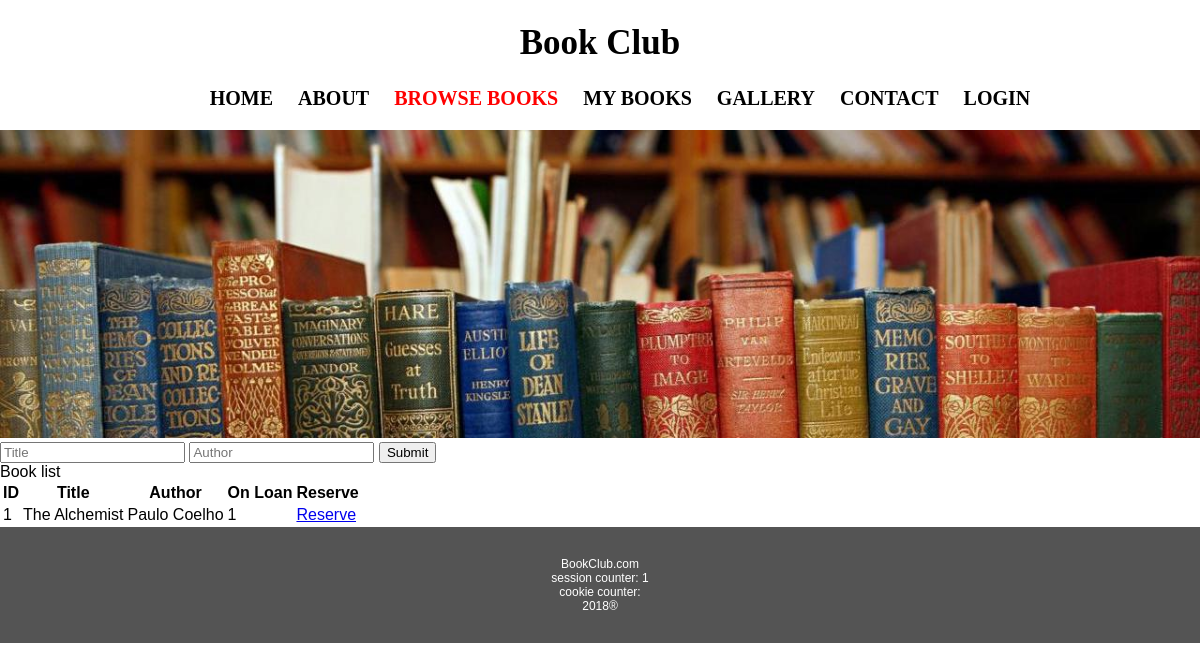
The page /books.php?title=The Alchemist on the database its author committed.
### tables this page shows
CREATE TABLE `books` (
  `bookid` int(11) NOT NULL,
  `title` varchar(100) NOT NULL,
  `onloan` tinyint(1) DEFAULT '0',
  `author` varchar(100) NOT NULL,
  `duedate` date NOT NULL
);

### books.php (the view, shortened to what this page needs)
<?php
  include "header.php";
?>
<form>
  <input type="text" placeholder="Title" name="title">
  <input type="text" placeholder="Author" name="author">
  <button type="submit">Submit</button>
</form>
Book list
<?php
$searchtitle = "";
$searchauthor = "";
if (isset($_GET) && !empty($_GET)) {
  if (isset($_GET['title'])) {
    $searchtitle = htmlentities(trim($_GET['title']));
  }
  $query = " select * from books";
  if ($searchtitle && !$searchauthor) {
      $query = $query . " where title like '%" . $searchtitle . "%'";
  }
  $stmt = $db->prepare($query);
  $stmt->bind_result($bookid, $title, $onloan, $author, $duedate);
  $stmt->execute();
  echo '<table><thead><th>ID</th><th>Title</th><th>Author</th><th>On Loan</th><th>Reserve</th></thead><tbody>';
  while ($stmt->fetch()) {
    echo "<tr>";
    echo "<td>$bookid</td><td>$title</td><td>$author</td><td>$onloan</td>";
    echo '<td><a href="reserveBook.php?bookid=' . urlencode($bookid) . '"> Reserve </a></td>';
    echo "</tr>";
  }
  echo "</tbody></table>";
}
  include "footer.php";
?>

### styles.css (style rules this page uses)
html, body { padding: 0; margin: 0; font-family: Verdana, Geneva, sans-serif; }

### rows shown on the page
books: bookid "1", title "The Alchemist", author "Paulo Coelho", onloan "1"

### other values the page prints
$_SESSION['counter'] "1"
